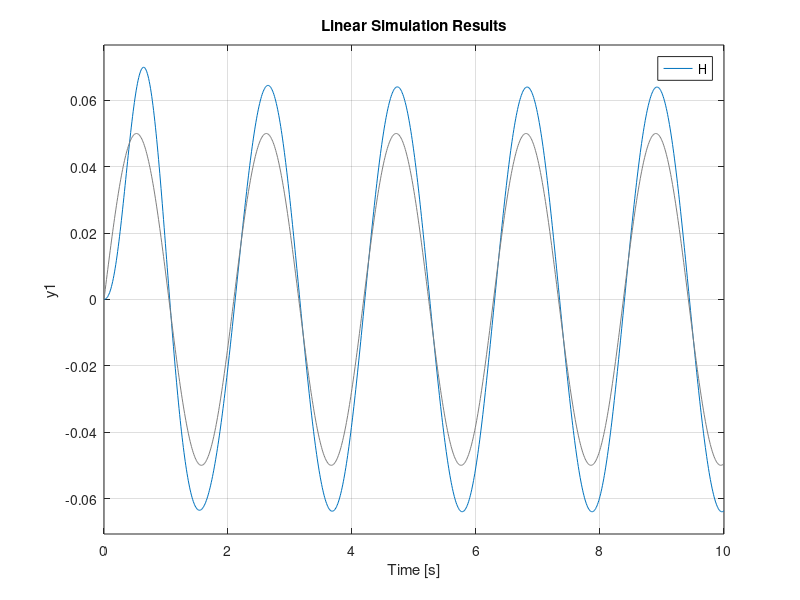
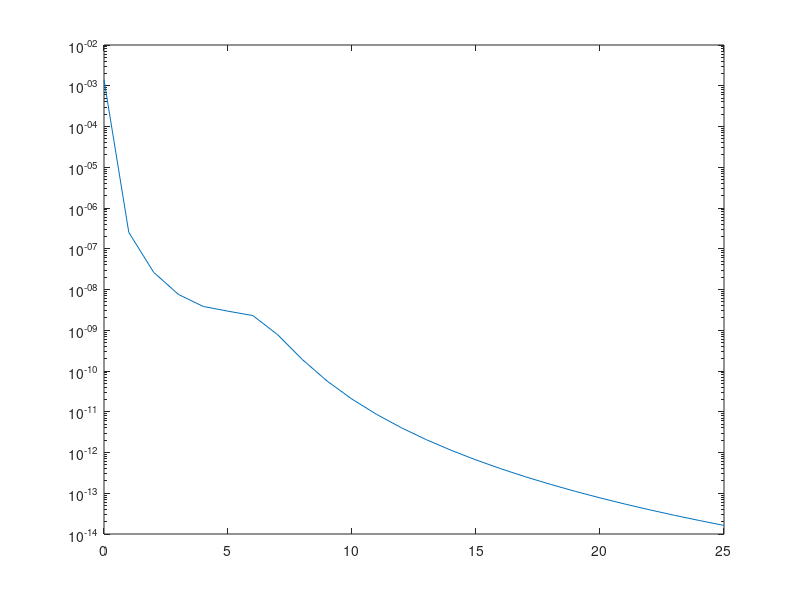

Here is the MATLAB script that generated these plots, in order:
%%TASK 1.1
m_p = 0.16; %kg
c_p = 0.4; %Ns/m
k_p = 6.32; %N/m
c_p1 = 0;

w_n = sqrt(k_p/m_p);
zeta= c_p/(2*sqrt(k_p*m_p));
zeta1 = c_p1/(2*sqrt(k_p*m_p));
%%TASK 1.3
H = tf([0,2*zeta*w_n,w_n^2],[1,2*zeta*w_n,w_n^2])
H1 = tf([0,2*zeta1*w_n,w_n^2],[1,2*zeta1*w_n,w_n^2])
% fr= 0:0.01:100;
% [mag,phase,wout] = bode(H1,fr);
% bode(H,H1);


%% task 1.3

%% sine excitation
t = 0:0.01:10;
excitation_sin = 0.05*sin(3*t);

% figure()
% plot(t,excitation_sin)

figure()
lsim(H,excitation_sin,t) % sine excitation
 %% Impulse
stepinput = 0.05*ones([1 length(t)]);
for i = 101:length(t)
   stepinput(i) = 0; 
end

figure()
lsim(H,stepinput,t) % impulse excitation

 %%PSD
w = 0:25;
PSD = (4.028e-7)./((2.88e-4)+(0.68*w.^2)+w.^4);
Hfreqdomain = freqresp(H,w);
H = abs(Hfreqdomain(:))';
PSD = H.^2.*PSD;

semilogy(w,PSD)
